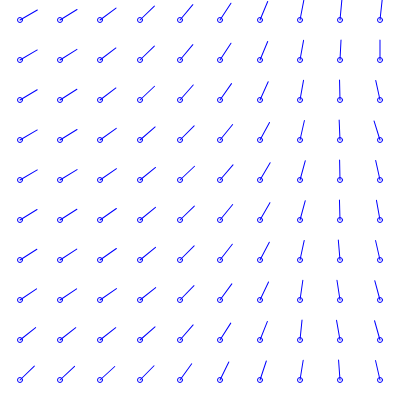
Frame 1 (no input)
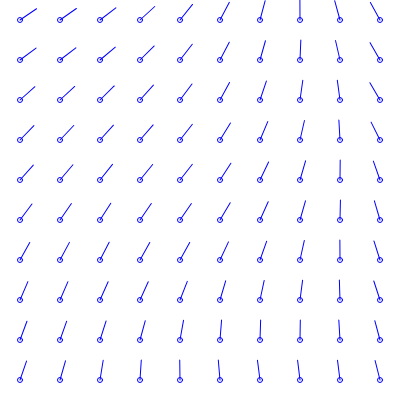
Frame 60 (no input)
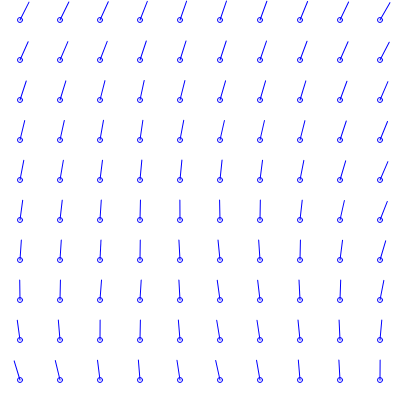
Frame 120 (the mouse pressed at the canvas centre since frame 60)

The p5.js sketch that drew these frames (run headless with seeded random() and noise() and a simulated clock; from frame 60 on, the mouse is pressed at the canvas centre):

// p5.js sketch
// ── sketch.js
let res = 40;
let rows, cols;
let xoff, yoff, zoff = 1;
let inc = 0.1;
let value_text;
let value;
let intensity_slider;
let r,g,b;
let color_button;

function setup() {
  createCanvas(400, 400);
  clr = color('cyan');
  rows = height/res;
  cols = width/res;
  noStroke();
  intensity_slider = createSlider(1, 10, 5, 0.1);
  value_text = createP('the intensity is: ' + value);
  color_button = createButton('change color');
  color_button.mousePressed(changeColor);

}
function draw() {
  background(220);
  value = intensity_slider.value();
  value_text.html('the intensity is: ' + nf(value / 100, 1, 2));
  yoff = 100;
  for(let i=0; i<rows; i++) {
    xoff = 300;
    for(let j=0; j<cols; j++) {
      n = noise(xoff, yoff, zoff)*255;
      fill(n + r, g, b)
      rect(i*res, j*res, res, res);
      let dx = i*res+10;
      let dy = j*res+10;
      drawDial(dx, dy, n);
      xoff += value/100;
    }
    yoff += value/100;
  }

  zoff += value/100;
}
function drawDial(x, y, n) {
  push();
  translate(x+10, y+10);
  stroke('blue');
  let a = map(n, 0, 255, 0, TWO_PI); 
  let angle = atan(a);
  ellipse(0, 0, 5, 5);
  rotate(angle*10);
  line(0, 0, 0, -20);
  noStroke();
  pop();
}
function changeColor(){
  r = random(255);
  g = random(255);
  b = random(255);
  clr = color(r, g, b);
}
